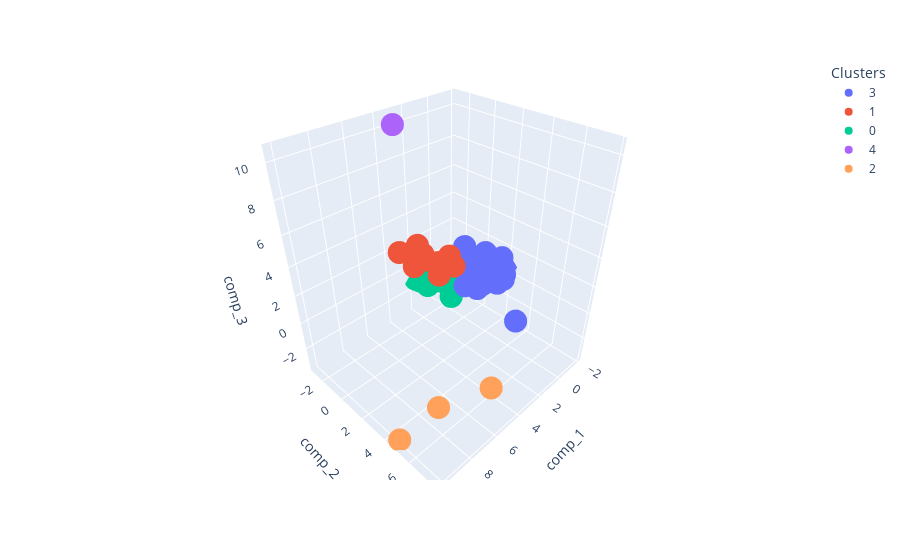

Notebook source saved alongside this figure:
### Code cell
# Changement 'Clusters' à string
df_km_3comp['Clusters'] = df_km_3comp['Clusters'].astype(str)
from plotly import __version__
from plotly.offline import download_plotlyjs, init_notebook_mode, plot, iplot
import cufflinks as cf
init_notebook_mode(connected=True)
cf.go_offline()
# Import module
import plotly.express as px
# Visualization de resultat
fig = px.scatter_3d(df_km_3comp, x='comp_1', y='comp_2', z='comp_3',
              color=df_km_3comp['Clusters'])
fig.show()
